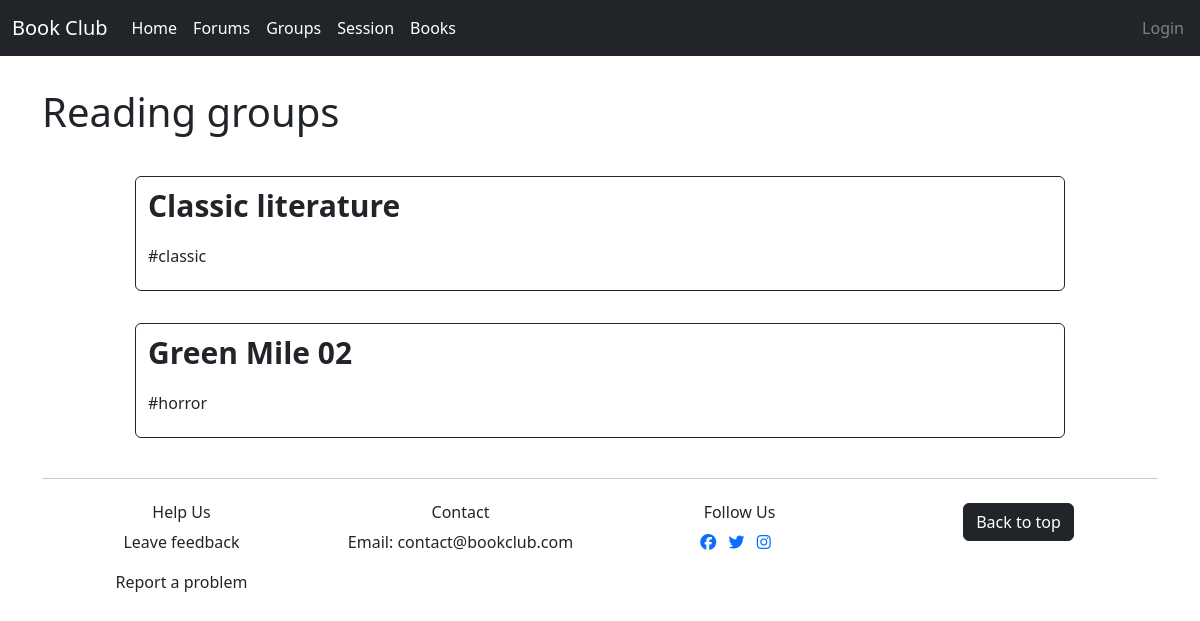
Page /manager/group_list on the earlier database version.
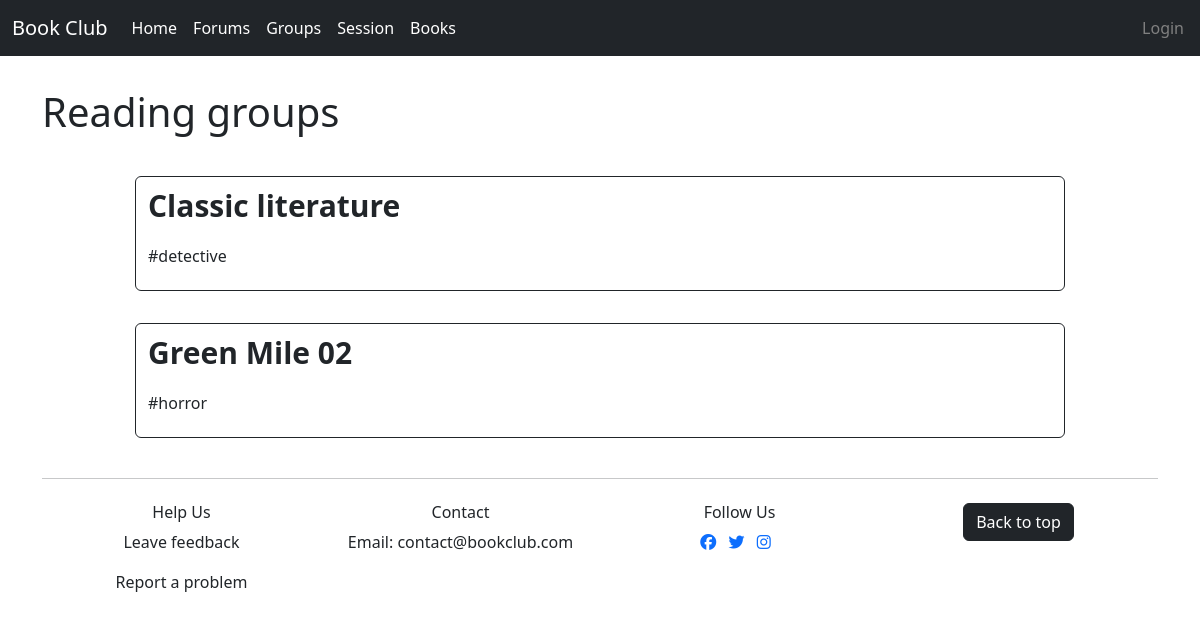
Same page on the later database version.
### group/models.py (models this page shows, shortened)
class Group(models.Model):
    topic=models.CharField(max_length=300, blank=False)
    description = models.TextField(max_length=1000, blank=True)
    interest=models.ForeignKey(Interest, blank=True, on_delete=models.CASCADE)
    creator = models.ForeignKey(User, blank=False, on_delete=models.CASCADE)

class Interest(models.Model):
    name = models.CharField(max_length=200)
    def __str__(self):
        return self.name

### manager/views.py (the view)
# urls.py: path('', views.group_list, name='list'),
def group_list(request):
    groups_list = Group.objects.order_by('-id')
    return render(request, 'manager/group_list.html', {'instance_list':groups_list})

### manager/templates/manager/group_list.html (shortened to what this page needs)
{% extends 'main/layout.html' %}
{% block content %}
<div class="row mb-3 ">
    <div class="col-10">
        <h1>Reading groups</h1>
    </div>
</div>
<div class="container col-10">
    <div class="row justify-content-center">
        {% for el in instance_list %}
        <a href="{% url 'manager:group_show' id=el.id %}" class="btn btn-outline-dark mt-3 mb-3">
            <div class="forum-item">
                <p class="topic">{{ el.topic }}</p>
                <div class="details">
                    <p class="name">#{{ el.interest }}</p>
                </div>
            </div>
        </a>
        {% endfor %}
    </div>
</div>
{% endblock %}

Differences in the rows shown:
changed Group "Classic literature": interest "classic" → "detective"
